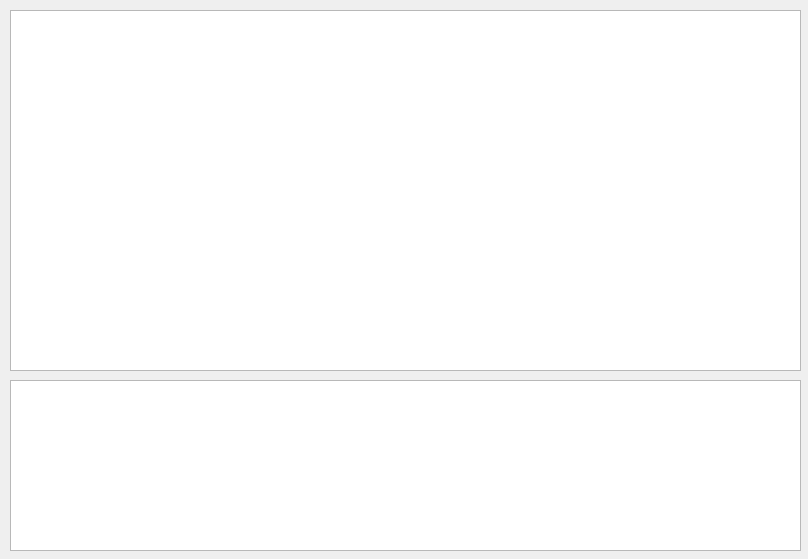
<?xml version="1.0" encoding="UTF-8"?>
<ui version="4.0">
 <class>Dialog</class>
 <widget class="QDialog" name="Dialog">
  <property name="geometry">
   <rect>
    <x>0</x>
    <y>0</y>
    <width>808</width>
    <height>559</height>
   </rect>
  </property>
  <property name="windowTitle">
   <string>Dialog</string>
  </property>
  <widget class="QTextBrowser" name="textBrowser">
   <property name="geometry">
    <rect>
     <x>10</x>
     <y>380</y>
     <width>791</width>
     <height>171</height>
    </rect>
   </property>
  </widget>
  <widget class="QTableView" name="tableView">
   <property name="geometry">
    <rect>
     <x>10</x>
     <y>10</y>
     <width>791</width>
     <height>361</height>
    </rect>
   </property>
  </widget>
 </widget>
 <resources/>
 <connections/>
</ui>
